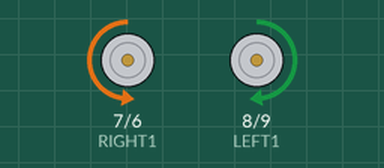
A sketch run on a simulated Arduino Uno, built with avr-gcc and run on an emulated ATmega328P. Parts: motor-driver pin pairs drawn as motors (green arrow = first pin HIGH = forward, orange = second pin HIGH = backward, longer = more drive, scaled by the enable pin).

Above: at 1.0 s.
At 3.0 s:
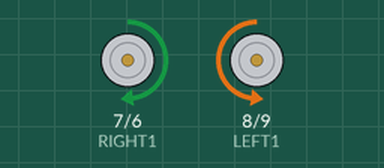
At 5.0 s:
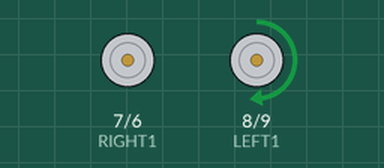
At 9.0 s:
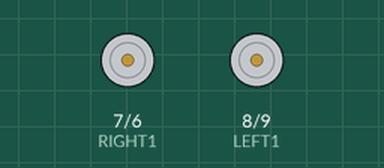
Timing chart, 0 to 13.0 s (numbered marks = the images above):
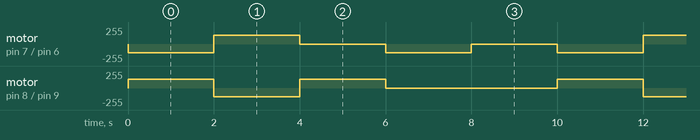

The sketch:

maincontrol.ino
```cpp
#include <cstddef>

const byte LEFT1 = 8; //IN1
const byte LEFT2 = 9; //IN2
const byte LEFT_PWM = 10;
//右馬達控制設定
const byte RIGHT1 = 7; //IN3
const byte RIGHT2 = 6; //IN4
const byte RIGHT_PWM = 5;
//設定PWM輸出值(代表的是車子的速度)
byte motorspeed = 130;

void forward(){
  digitalWrite(LEFT1, HIGH);
  digitalWrite(LEFT2, LOW);
  analogWrite(LEFT_PWM, motorspeed);
  //右輪·因在小車上馬達安装方向左右兩個是相
  digitalWrite(RIGHT1, LOW);
  digitalWrite (RIGHT2, HIGH);
  analogWrite(RIGHT_PWM, motorspeed);
}

void backward(){ //後退
  digitalWrite(LEFT1, LOW);
  digitalWrite (LEFT2, HIGH);
  analogWrite(LEFT_PWM, motorspeed);
  digitalWrite(RIGHT1, HIGH);
  digitalWrite(RIGHT2, LOW);
  analogWrite(RIGHT_PWM, motorspeed);
}

void turnLeft(){//左轉
  //左輪不動,右輪動(速度為0)
  analogWrite(LEFT_PWM, 0);
  digitalWrite(RIGHT1, LOW);
  digitalWrite (RIGHT2, HIGH);
  analogWrite(RIGHT_PWM, motorspeed);
}

void turnRight(){//右轉
  //右輪不動,左輪動(速度為0)
  digitalWrite(LEFT1, HIGH);
  digitalWrite(LEFT2, LOW);
  analogWrite(LEFT_PWM, motorspeed);
  analogWrite(RIGHT_PWM, 0);
}

void stopMotor() {
  analogWrite(LEFT_PWM, 0);
  analogWrite(RIGHT_PWM, 0);
}

void setup(){
  //設定每一個PIN的模式
  pinMode(LEFT1, OUTPUT);
  pinMode(LEFT2, OUTPUT);
  pinMode(LEFT_PWM, OUTPUT);
  pinMode(RIGHT1, OUTPUT);
  pinMode(RIGHT2, OUTPUT);
  pinMode(RIGHT_PWM, OUTPUT);
}

void loop() {
  forward();
  delay(2000); //前進2秒
  backward();
  delay(2000); //後退2秒
  turnRight();
  delay(2000); //右轉2秒
  turnLeft();
  delay(2000); //左轉2秒
  stopMotor();
  delay(2000); //停止2秒
}
```

Measured:
- by itself, motor on pin 7 (RIGHT1) / pin 6 (RIGHT2): repeats every 10.0 s: forward 130/255 2.0 s, 2 × (stopped 2.0 s, backward 130/255 2.0 s)
- by itself, motor on pin 8 (LEFT1) / pin 9 (LEFT2): repeats every 10.0 s: backward 130/255 2.0 s, forward 130/255 2.0 s, stopped 4.0 s, forward 130/255 2.0 s
